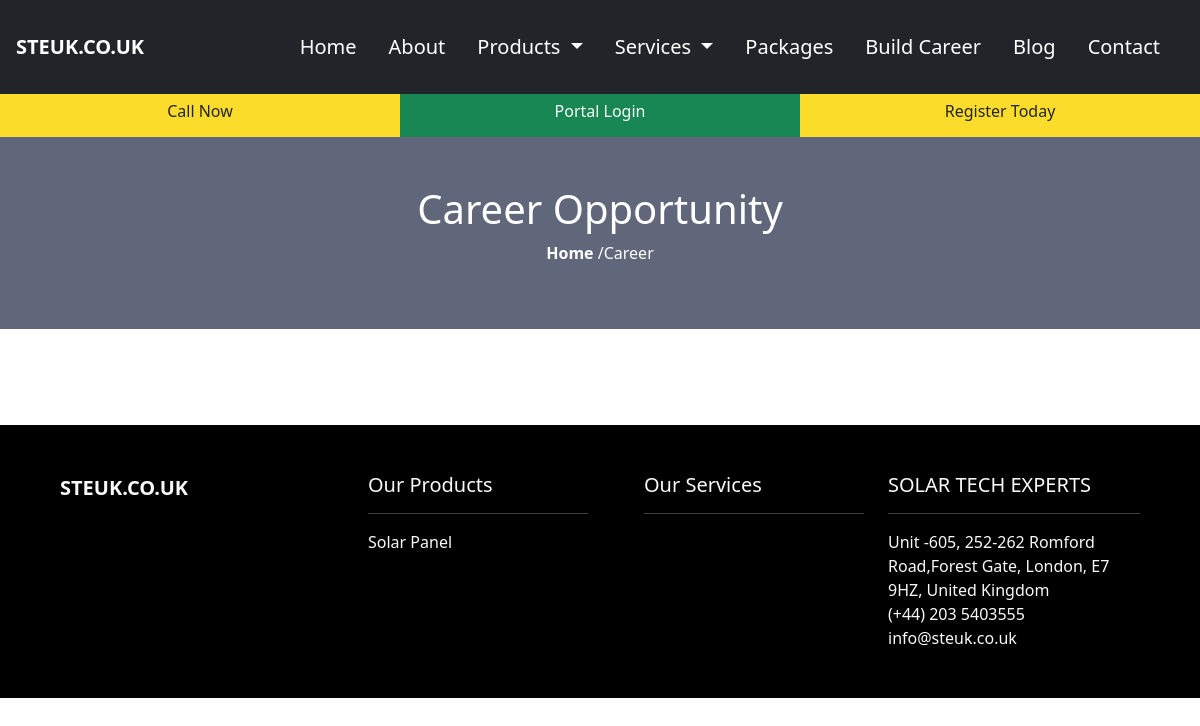
/career/, run on an earlier commit of the app's database.
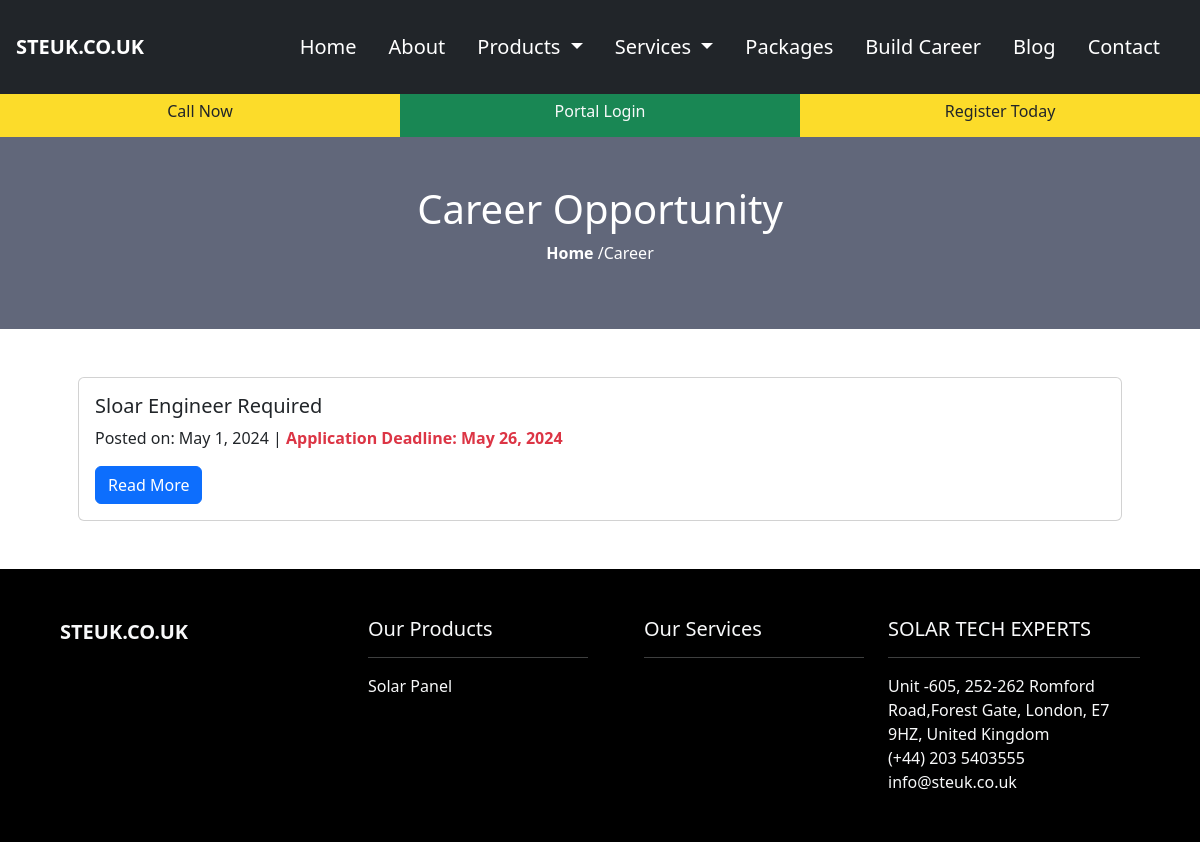
And on a later commit of the database.
### frontend/models.py (models this page shows, shortened)
class Category(models.Model):
    name=models.CharField(max_length=255,null=True, blank=True)
    images=models.ImageField(upload_to='media/category',null=True, blank=True)

class Jobs(models.Model):
    title=models.CharField(max_length=255, null=True, blank=True)
    job_requirements=RichTextUploadingField(null=True, blank=True)
    job_resposiblities=RichTextUploadingField(null=True, blank=True)
    job_post_date=models.DateField()
    application_deadline=models.DateField()

### frontend/views.py (the view)
# urls.py: path('career/', CareerView, name="career"),
def CareerView(request):
    jobs=Jobs.objects.all()
    today = date.today()
    context={
        'jobs':jobs,
        'today':today,
    }
    return render(request, "career.html", context)

### frontend/context_processors.py (called while the page is built)
def categories_processor(request):
    categories = Category.objects.all()
    return {'categories': categories}

def service_cat_menu(request):
    service_categories = ServiceCategory.objects.all()
    return {'service_categories': service_categories}

### frontend/templates/career.html (shortened to what this page needs)
{% extends 'base.html' %}
{% load static %}
{% block content %}
<div class="container-fluid px-0">
    <div class="p-5" style="background-color: #61677A;">
        <h1 class="text-center text-white">Career Opportunity</h1>
        <p class="text-center text-white"><a href="/" class="text-decoration-none text-white fw-bold">Home</a> /Career</p>
    </div>
    <div class="container p-5">
        {% for job in jobs %}
            {% if job.application_deadline >= today %}
                <div class="card">
                    <div class="card-body">
                        <h5 class="card-title">{{ job.title }}</h5>
                        <p class="card-text"> Posted on: {{ job.job_post_date }} | <b class="text-danger"> Application Deadline: {{ job.application_deadline }}</b></p>
                        <a href="{% url 'job-details' job.pk %}" class="btn btn-primary">Read More</a>
                    </div>
                </div>
            {% endif %}
          {% endfor %}
    </div>
</div>
{% endblock content %}

### templates/base.html (shortened to what this page needs)
<!doctype html>
{% load django_bootstrap5 %}
{% load static %}
<html lang="en">
  <head>
    <link rel="stylesheet" type="text/css" href="{% static 'css/style.css' %}" />
    <link rel="stylesheet" href="https://cdnjs.cloudflare.com/ajax/libs/font-awesome/5.15.4/css/all.min.css"/>
    <link href="https://cdn.jsdelivr.net/npm/bootstrap@5.3.3/dist/css/bootstrap.min.css" rel="stylesheet" >
  </head>
  <body>
    {% include 'nav.html' %}
    {% block content %}
    {% endblock content %}
    {% include 'footer.html' %}
  </body>
</html>

### templates/nav.html (shortened to what this page needs)
{% load static %}
<nav class="navbar navbar-expand-lg bg-dark ms-auto" data-bs-theme="dark">
	<div class="container-fluid p-3 ">
	  <a class="navbar-brand fs-5 fw-bold me-5" href="/">STEUK.CO.UK</a>
	  <div class="collapse navbar-collapse" id="navbarNavDropdown">
		<ul class="navbar-nav ms-auto">
		  <li class="nav-item fs-5  me-3">
			<a class="nav-link active " aria-current="page" href="/">Home</a>
		  </li>
		  <li class="nav-item fs-5  me-3">
			<a class="nav-link" href="{% url 'about' %}">About</a>
		  </li>
		  <li class="nav-item fs-5  me-3 dropdown">
				<a class="nav-link dropdown-toggle" href="" role="button" data-bs-toggle="dropdown" aria-expanded="false">
					Products
				</a>
	 	   </li>
			<li class="nav-item fs-5  me-3 dropdown">
				<a class="nav-link dropdown-toggle" data-bs-auto-close="outside" href="" role="button" data-bs-toggle="dropdown" aria-expanded="false">
					Services
				</a>
	 	    </li>
			<li class="nav-item fs-5  me-3">
				<a class="nav-link" href="{% url 'packages' %}">Packages</a>
			</li>
			<li class="nav-item fs-5  me-3">
				<a class="nav-link" href="{% url 'career' %}">Build Career</a>
			</li>
			<li class="nav-item fs-5  me-3">
				<a class="nav-link" href="{% url 'blog' %}">Blog</a>
			</li>
			<li class="nav-item fs-5  me-3">
				<a class="nav-link" href="{% url 'contact' %}">Contact</a>
			</li>
		</ul>
	  </div>
	</div>
  </nav>
 <div class="container-fluid">
    <div class="row text-center ">
        <div class="col-md-4 p-2" style="background-color:#FCDC2A;">
           <h6><a href="tel:+442035403555" class="nav-link">Call Now</a> </h6>
        </div>
		<div class="col-md-4 p-2 bg-success">
			<h6 class="text-light"><a href="#" class="nav-link" >Portal Login</a></h6>
		 </div>
		 <div class="col-md-4 p-2 " style="background-color:#FCDC2A;">
			<h6 ><a href="{% url 'user_registration' %}" class="nav-link" >Register Today</a></h6>
		 </div>
    </div>
</div>

### templates/footer.html (shortened to what this page needs)
		{% load static %}
		<div class="container-fluid p-5 bg-black">
			<div class="container">
				<div class="row text-light">
					<div class="col-md-3 col-sm-12">
					<a class="navbar-brand fs-5 fw-bold me-5" href="/">STEUK.CO.UK</a>
					</div>
					<div class="col-md-3  col-sm-12">
						<ul>
							<h5>Our Products</h5>
							<hr>
							<div >
								{% for category in categories %}
								<a class="dropdown-item" class="nav-link" href="{% url 'product_list' category.id %}">{{ category.name }}</a>
								{% endfor %}
							</div>
						</ul>
					</div>
					<div class="col-md-3  col-sm-12">
						<ul>
							<h5>Our Services</h5>
							<hr>
						</ul>
					</div>
					<div class="col-md-3  col-sm-12">
						<h5>SOLAR TECH EXPERTS</h5>
						<hr>
						<span>Unit -605, 252-262 Romford Road,Forest Gate, London, E7 9HZ, United Kingdom</span><br>
						<span>(+44) 203 5403555</span> <br>
						<span><a href="mailto:info@steuk.co.uk" class="nav-link">info@steuk.co.uk</a></span>
					</div>
				</div>
			</div>
		</div>

### static/css/style.css (style rules this page uses)
body { margin: 0; padding: 0; overflow-x: hidden; }
.navbar-nav .nav-link { color: white; }

What changed in the data, as far as the page shows it:
added Jobs: title "Sloar Engineer Required", job_post_date "May 1, 2024", application_deadline "May 26, 2024"
